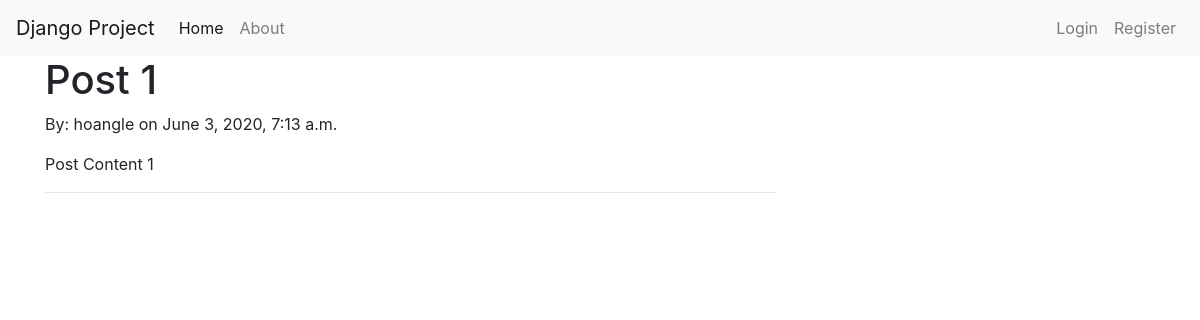
Before: / with the older database file.
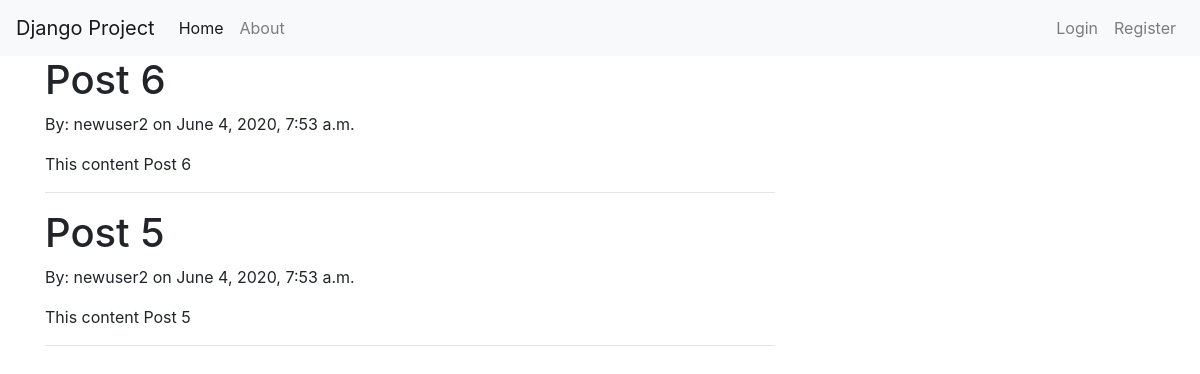
After: the same page with the newer database file.
### blog/models.py (models this page shows, shortened)
class Post(models.Model):
    title = models.CharField(max_length=128)
    content = models.TextField()
    date_posted = models.DateTimeField(default=timezone.now)
    author = models.ForeignKey(User, on_delete=models.CASCADE)

### blog/views.py (the view)
# urls.py: path('', PostListView.as_view(), name='blog-home'),
class PostListView(ListView):
	model = Post
	template_name = "blog/index.html"
	context_object_name = 'posts'
	ordering = ['-date_posted']
	paginate_by = 2

### blog/templates/blog/index.html
{% extends "blog/base.html" %} {% block content %} {% for post in posts %}
<h1>{{ post.title }}</h1>
<p>By: {{ post.author }} on {{ post.date_posted }}</p>
<p>{{ post.content }}</p>
<hr> {% endfor %} {% endblock content %}

### blog/templates/blog/base.html (shortened to what this page needs)
{% load static %}
<!DOCTYPE html>
<html>
<head>
    <link rel="stylesheet" href="https://maxcdn.bootstrapcdn.com/bootstrap/4.0.0/css/bootstrap.min.css" />
</head>
<body>
    <header>
        <nav class="navbar navbar-expand-lg navbar-light bg-light">
            <a class="navbar-brand" href="#">Django Project</a>
            <div class="collapse navbar-collapse" id="navbarSupportedContent">
                <ul class="navbar-nav mr-auto">
                    <li class="nav-item active">
                        <a class="nav-link" href="{% url 'blog-home' %}">Home <span class="sr-only">(current)</span></a>
                    </li>
                    <li class="nav-item">
                        <a class="nav-link" href="{% url 'blog-about' %}">About</a>
                    </li>
                </ul>
            </div>
            <div class="navbar-nav">
                {% if user.is_authenticated %}
                    <a class="nav-item nav-link" href="{% url 'users-profile' %}">Profile</a>
                    <a class="nav-item nav-link" href="{% url 'users-logout' %}">Logout</a>
                {% else %}
                    <a class="nav-item nav-link" href="{% url 'users-login' %}">Login</a>
                    <a class="nav-item nav-link" href="{% url 'users-register' %}">Register</a>
                {% endif %}
            </div>
        </nav>
    </header>
    <main role="main" class="container">
        <div class="row">
            <div class="col-md-8">
                 {% block content %} {% endblock %}
            </div>
        </div>
    </main>
</body>
</html>

Changed rows visible on the page:
no longer on this page (row unchanged): Post: title "Post 1", author "hoangle", date_posted "June 3, 2020, 7:13 a.m.", content "Post Content 1"
added Post: title "Post 6", author "newuser2", date_posted "June 4, 2020, 7:53 a.m.", content "This content Post 6"
added Post: title "Post 5", author "newuser2", date_posted "June 4, 2020, 7:53 a.m.", content "This content Post 5"
